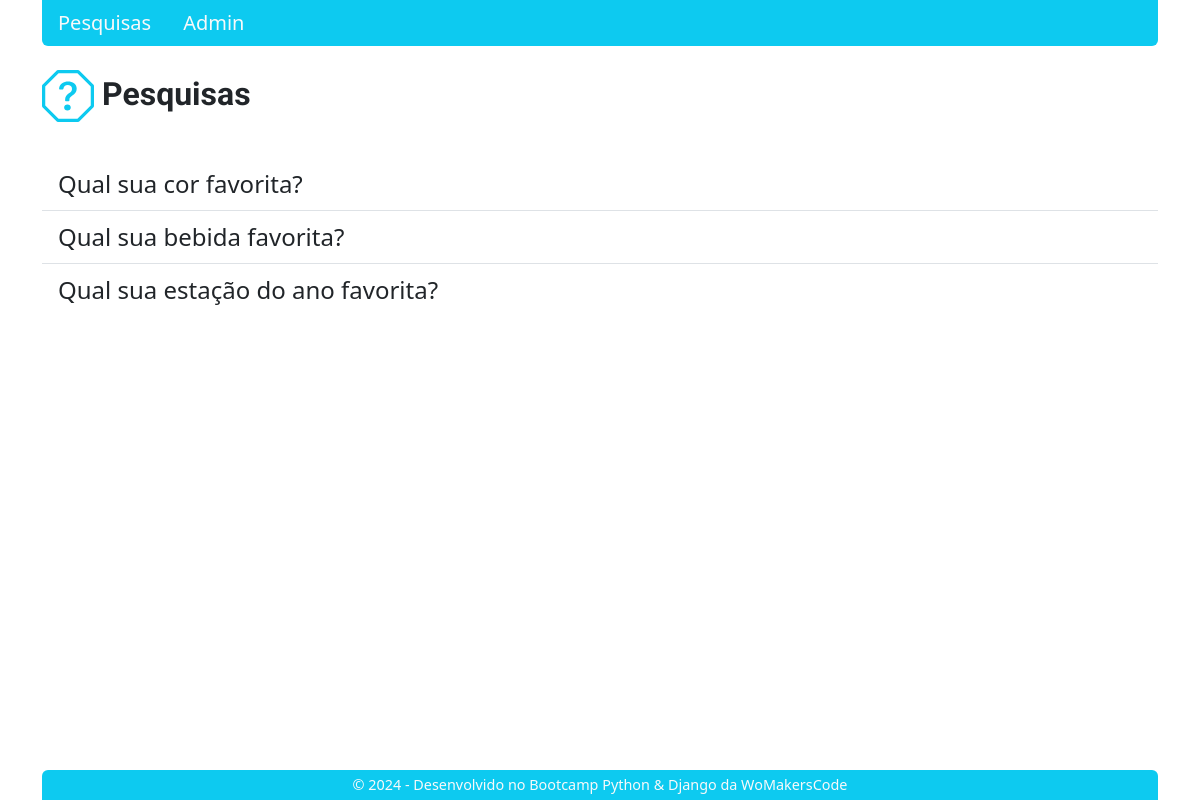
The page / on the database its author committed.
### surveys/models.py (models this page shows, shortened)
class Question(models.Model):
    text = models.CharField(max_length=200)
    created_at = models.DateTimeField(auto_now_add=True)
    enabled = models.BooleanField(default=True)

### surveys/views.py (the view)
# urls.py: path("", QuestionListView.as_view(), name='question_list'),
class QuestionListView(ListView):
    model = Question
    def get_queryset(self):
        return Question.objects.filter(enabled=True)

### surveys/templates/surveys/question_list.html (shortened to what this page needs)
{% extends "surveys/base.html" %}
{% block content %}
<div class="d-flex mb-4 mt-2 gap-2">
    <p class="fw-bold fs-2" style="font-family: 'Roboto', sans-serif;">Pesquisas</p>
</div>
<ul class="list-group list-group-flush mt-3">
    {% if object_list %}
        {% for question in object_list %}
            <li class="list-group-item">
                <a href="{% url 'question_detail' question.id %}" class="text-decoration-none link-dark link-offset-2 fs-4">{{ question.text }}</a>
            </li>
        {% endfor %}
    {% else %}
        <li>Não há pesquisas disponíveis.</li>
    {% endif %}
</ul>
{% endblock %}

### surveys/templates/surveys/base.html (style rules this page uses)
html, body { height: 100%; margin: 0; display: flex; flex-direction: column; }

### rows shown on the page
Question: text "Qual sua cor favorita?"
Question: text "Qual sua bebida favorita?"
Question: text "Qual sua estação do ano favorita?"
